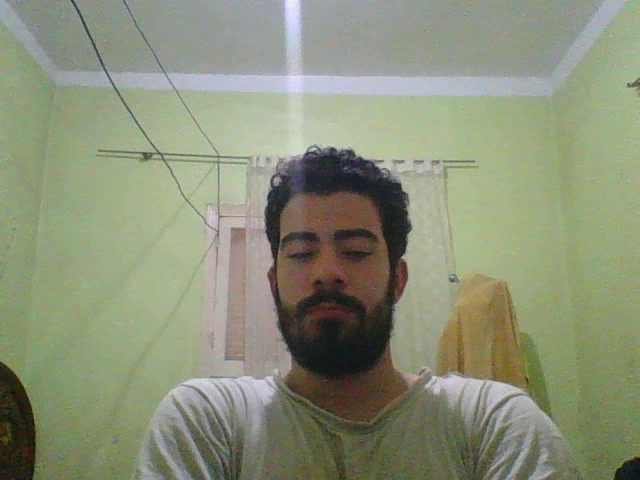
#> input picture frame 4 of out.mp4, 640 x 480 px, given in place of the camera
$ python opencv.py
#> lines starting #> are read from the running program, lines starting #| are printed output that depends on the picture; after the words box and inside, x2 and y2 are one past the last pixel; in counts of white or black regions, pixels touching at a corner belong together
import cv2


cap = cv2.VideoCapture(0)

fourcc = cv2.VideoWriter_fourcc(*"MP4V")
out = cv2.VideoWriter("out.mp4", fourcc, 20.0, (640, 480))

face_cascade = cv2.CascadeClassifier("facedetectdataset.xml")

while True:
    # Get Image
    ret, frame = cap.read()
#> frame is the input picture: shape (480, 640, 3); mean B, G, R 120.3, 144.7, 138.9
    # Add To Out Video File
    out.write(frame)
    # Detect Face
    face_rects = face_cascade.detectMultiScale(frame, 1.3, 5)
#> face_rects = [[256, 189, 149, 149]]
    for (x, y, w, h) in face_rects:
        cv2.rectangle(frame, (x, y), (x+w, y+h), (0, 255, 0), 2)
        cv2.putText(frame, 'Ata Sabri', (x, y),
                    cv2.FONT_HERSHEY_SIMPLEX, 1, (255, 255, 255), 2)
        break
#> this loop made 1 pass
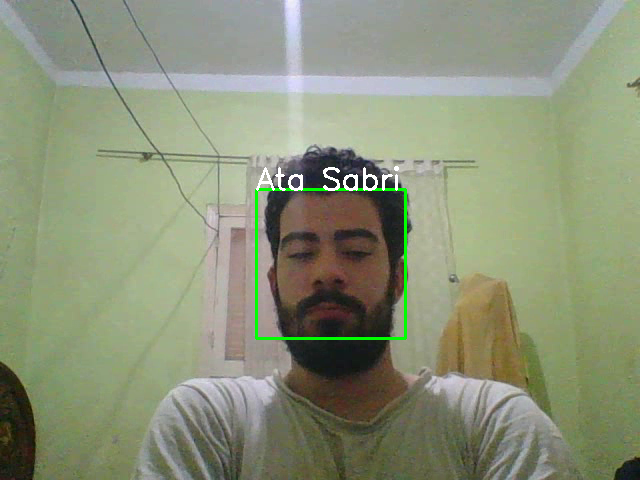
#> frame: shape (480, 640, 3); 0.85% of pixels changed, all inside (x1, y1, x2, y2) = (255, 166, 407, 340)
    # Show Image
    cv2.imshow("frame", frame)
    # Stop Showing Image And Take Screen Shot
    if cv2.waitKey(1) & 0xFF == ord("q"):
#> (key q is pressed here)
        cv2.imwrite("ata.png", frame)
        break


cap.release()
out.release()
# Close All opened Windows
cv2.destroyAllWindows()

$ run again, starting later in the video
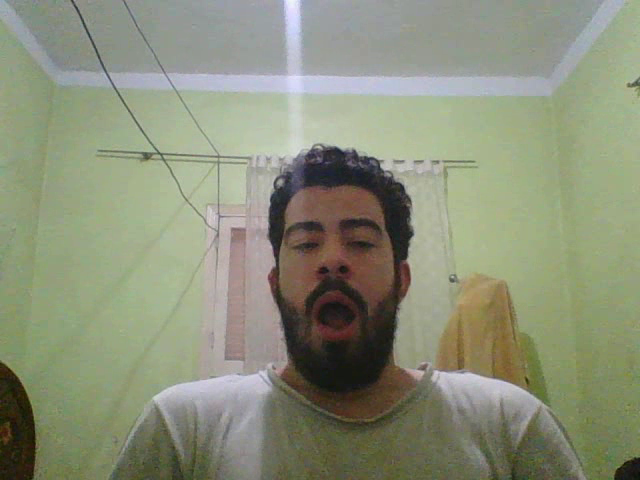
#> input picture frame 18 of out.mp4, 640 x 480 px, given in place of the camera
#> frame is the input picture: shape (480, 640, 3); mean B, G, R 121.2, 143.8, 139.2
#> face_rects = [[261, 182, 147, 147]]
#> the loop `for (x, y, w, h) in face_rects:` made 1 pass
#> after the loop `for (x, y, w, h) in face_rects:`:
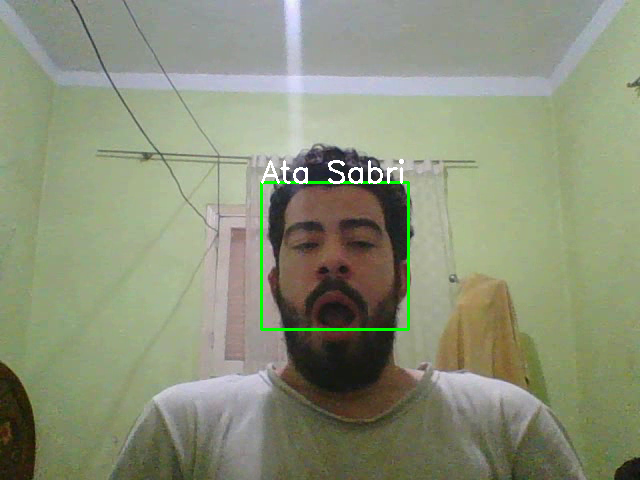
#> frame: shape (480, 640, 3); 0.84% of pixels changed, all inside (x1, y1, x2, y2) = (260, 159, 410, 331)

$ run again, starting later in the video
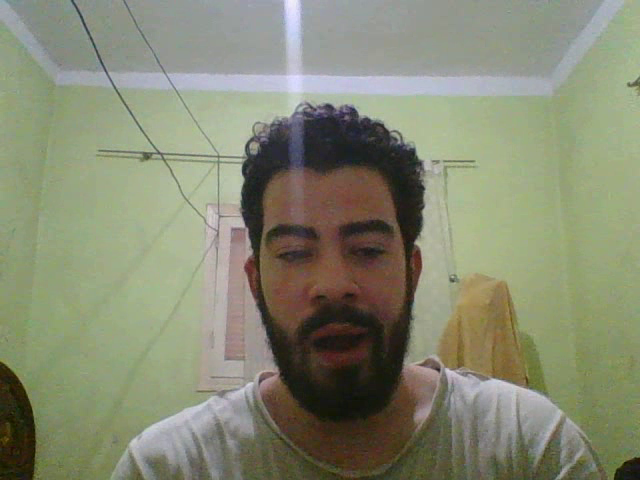
#> input picture frame 32 of out.mp4, 640 x 480 px, given in place of the camera
#> frame is the input picture: shape (480, 640, 3); mean B, G, R 114.2, 137.2, 134
#> face_rects = [[230, 174, 201, 201]]
#> the loop `for (x, y, w, h) in face_rects:` made 1 pass
#> after the loop `for (x, y, w, h) in face_rects:`:
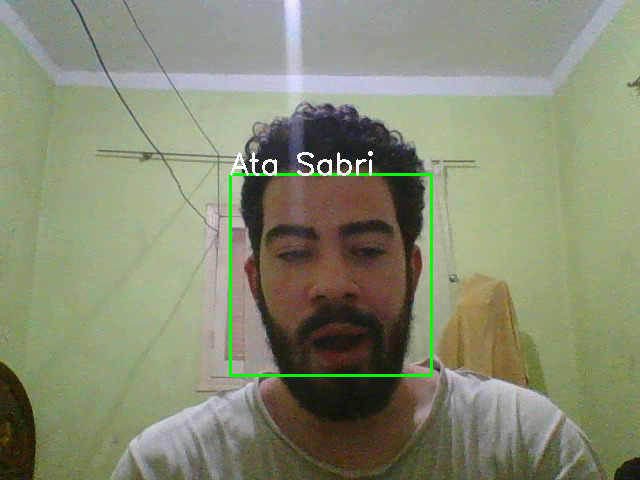
#> frame: shape (480, 640, 3); 1.05% of pixels changed, all inside (x1, y1, x2, y2) = (229, 151, 433, 377)
